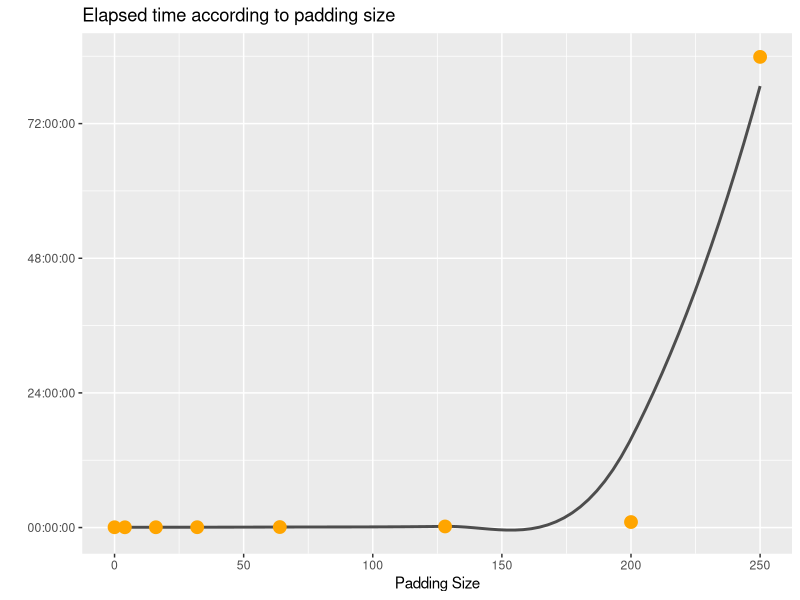
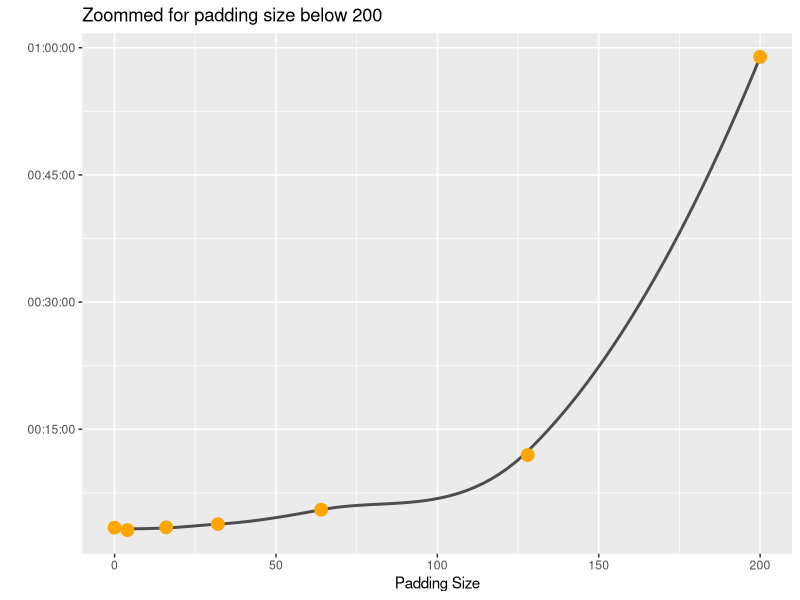

Here is the R script that generated these plots, in order:
## ---- chunk 1
knitr::opts_chunk$set(echo = F, warning = F, cache = T,
                      message = F, out.width = "100%")
## ---- chunk 2
library(DiagrammeR)
grViz(
"digraph {
  graph [layout = dot, rankdir = LR]
  
  node [shape = round, fontname = Helvetica, fillcolor = lightblue, style = filled]        
  rec1 [label = 'Export Training Data for Deep Learning']
  rec2 [label = 'Train Deep Learning Model']
  rec3 [label = 'Detect Objects Using Deep Learning']
  
  # edge definitions with the node IDs
  rec1 -> rec2 -> rec3 
  }", 
  width = 800, height = 80
)
## ---- chunk 3

## ---- chunk 4

## ---- chunk 5

## ---- chunk 6

## ---- chunk 7
library(ggplot2)
library(dplyr)
processing = data.frame(
  padding = c(250, 200, 128, 64, 32, 16, 4, 0),
  elapsed_time = c(
    83*3600 + 53*60 + 23,
    58*60 + 55,
    11*60 + 58,
    05*60 + 31,
    03*60 + 49,
    03*60 + 26,
    03*60 + 07,
    03*60 + 24
  ),
  zoom = c(F, rep(TRUE, 7))
)
ggplot(processing) +
  aes(x = padding, y = elapsed_time) +
  geom_smooth(formula = "y ~ x", method = "loess", se = FALSE, color = "grey30") +
  geom_point(size = 4, color = "orange") +
  labs(
    x = "Padding Size", 
    y = "", 
    title = "Elapsed time according to padding size"
  ) + scale_y_time()

ggplot(filter(processing, zoom)) +
  aes(x = padding, y = elapsed_time) +
  geom_smooth(formula = "y ~ x", method = "loess", se = FALSE, color = "grey30") +
  geom_point(size = 4, color = "orange") +
  labs(
    x = "Padding Size", 
    y = "", 
    title = "Zoommed for padding size below 200"
  ) +
  scale_y_time() 
